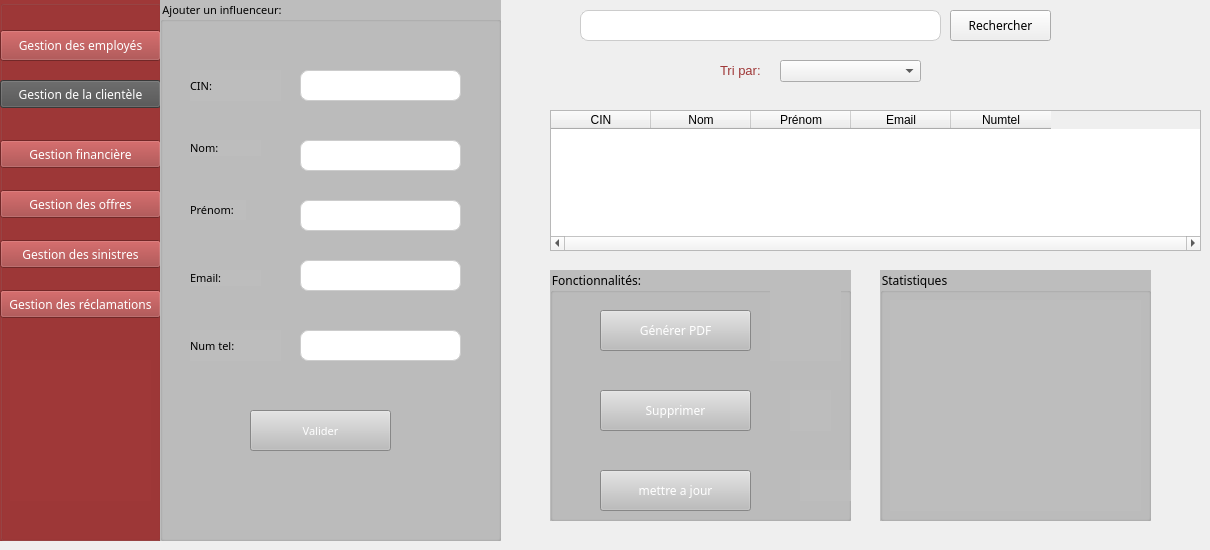
    <widget class="QWidget" name="page">
     <widget class="QGroupBox" name="groupBox_2">
      <property name="geometry">
       <rect>
        <x>0</x>
        <y>0</y>
        <width>161</width>
        <height>541</height>
       </rect>
      </property>
      <property name="styleSheet">
       <string notr="true">background-color: #9f3838;
    height: 88.6rem;
    left: 0;
    position: absolute;
    top: 8.7rem;
    width: 29rem;</string>
      </property>
      <property name="title">
       <string/>
      </property>
      <widget class="QPushButton" name="pushButton_3">
       <property name="geometry">
        <rect>
         <x>0</x>
         <y>30</y>
         <width>161</width>
         <height>31</height>
        </rect>
       </property>
       <property name="styleSheet">
        <string notr="true">QPushButton{
color:rgb(255, 255, 255);
          flex-shrink: 0;
          font-family: Poppins;
          font-size: 2rem;
          font-weight: 400;
          line-height: 1.5;
          white-space: nowrap;
}
QPushButton:hover {
            background-color: #505050;
        }</string>
       </property>
       <property name="text">
        <string>Gestion des employés</string>
       </property>
      </widget>
      <widget class="QPushButton" name="pushButton_4">
       <property name="geometry">
        <rect>
         <x>0</x>
         <y>80</y>
         <width>161</width>
         <height>28</height>
        </rect>
       </property>
       <property name="styleSheet">
        <string notr="true">QPushButton{
color:rgb(255, 255, 255);
 background-color: #505050;
          flex-shrink: 0;
          font-family: Poppins;
          font-size: 2rem;
          font-weight: 400;
          line-height: 1.5;
          white-space: nowrap;
}
QPushButton:hover {
            background-color: #505050;
        }</string>
       </property>
       <property name="text">
        <string>Gestion de la clientèle</string>
       </property>
      </widget>
      <widget class="QPushButton" name="pushButton_5">
       <property name="geometry">
        <rect>
         <x>0</x>
         <y>140</y>
         <width>161</width>
         <height>28</height>
        </rect>
       </property>
       <property name="styleSheet">
        <string notr="true">QPushButton{
color:rgb(255, 255, 255);
          flex-shrink: 0;
          font-family: Poppins;
          font-size: 2rem;
          font-weight: 400;
          line-height: 1.5;
          white-space: nowrap;
}
QPushButton:hover {
            background-color: #505050;
        }</string>
       </property>
       <property name="text">
        <string>Gestion financière</string>
       </property>
      </widget>
      <widget class="QPushButton" name="pushButton_6">
       <property name="geometry">
        <rect>
         <x>0</x>
         <y>190</y>
         <width>161</width>
         <height>28</height>
        </rect>
       </property>
       <property name="styleSheet">
        <string notr="true">QPushButton{
color:rgb(255, 255, 255);
          flex-shrink: 0;
          font-family: Poppins;
          font-size: 2rem;
          font-weight: 400;
          line-height: 1.5;
          white-space: nowrap;
}
QPushButton:hover {
            background-color: #505050;
        }</string>
       </property>
       <property name="text">
        <string>Gestion des offres</string>
       </property>
      </widget>
      <widget class="QLabel" name="label_6">
       <property name="geometry">
        <rect>
         <x>10</x>
         <y>360</y>
         <width>141</width>
         <height>141</height>
        </rect>
       </property>
       <property name="text">
        <string/>
       </property>
       <property name="pixmap">
        <pixmap>ressources/405104671_894605635545040_6599617230245675821_n.png</pixmap>
       </property>
       <property name="scaledContents">
        <bool>true</bool>
       </property>
      </widget>
      <widget class="QPushButton" name="pushButton_9">
       <property name="geometry">
        <rect>
         <x>0</x>
         <y>240</y>
         <width>161</width>
         <height>28</height>
        </rect>
       </property>
       <property name="styleSheet">
        <string notr="true">QPushButton{
color:rgb(255, 255, 255);
          flex-shrink: 0;
          font-family: Poppins;
          font-size: 2rem;
          font-weight: 400;
          line-height: 1.5;
          white-space: nowrap;
}
QPushButton:hover {
            background-color: #505050;
        }</string>
       </property>
       <property name="text">
        <string>Gestion des sinistres</string>
       </property>
      </widget>
      <widget class="QPushButton" name="pushButton_10">
       <property name="geometry">
        <rect>
         <x>0</x>
         <y>290</y>
         <width>161</width>
         <height>28</height>
        </rect>
       </property>
       <property name="styleSheet">
        <string notr="true">QPushButton{
color:rgb(255, 255, 255);
          flex-shrink: 0;
          font-family: Poppins;
          font-size: 2rem;
          font-weight: 400;
          line-height: 1.5;
          white-space: nowrap;
}
QPushButton:hover {
            background-color: #505050;
        }</string>
       </property>
       <property name="text">
        <string>Gestion des réclamations</string>
       </property>
      </widget>
     </widget>
     <widget class="QGroupBox" name="groupBox">
      <property name="geometry">
       <rect>
        <x>160</x>
        <y>0</y>
        <width>341</width>
        <height>541</height>
       </rect>
      </property>
      <property name="styleSheet">
       <string notr="true">background-color:rgb(189, 189, 189);
font: 87 8pt ;
font-family: Poppins;</string>
      </property>
      <property name="title">
       <string>Ajouter un influenceur:</string>
      </property>
      <widget class="QLabel" name="label">
       <property name="geometry">
        <rect>
         <x>30</x>
         <y>70</y>
         <width>91</width>
         <height>31</height>
        </rect>
       </property>
       <property name="styleSheet">
        <string notr="true"/>
       </property>
       <property name="text">
        <string>CIN:</string>
       </property>
      </widget>
      <widget class="QLabel" name="label_2">
       <property name="geometry">
        <rect>
         <x>30</x>
         <y>140</y>
         <width>71</width>
         <height>16</height>
        </rect>
       </property>
       <property name="text">
        <string>Nom:</string>
       </property>
      </widget>
      <widget class="QLabel" name="label_3">
       <property name="geometry">
        <rect>
         <x>30</x>
         <y>200</y>
         <width>56</width>
         <height>20</height>
        </rect>
       </property>
       <property name="text">
        <string>Prénom:</string>
       </property>
      </widget>
      <widget class="QLabel" name="label_4">
       <property name="geometry">
        <rect>
         <x>30</x>
         <y>270</y>
         <width>71</width>
         <height>16</height>
        </rect>
       </property>
       <property name="text">
        <string>Email:</string>
       </property>
      </widget>
      <widget class="QLineEdit" name="cin">
       <property name="geometry">
        <rect>
         <x>140</x>
         <y>70</y>
         <width>161</width>
         <height>31</height>
        </rect>
       </property>
       <property name="styleSheet">
        <string notr="true">background-color: #ffffff;
font: 8pt &quot;Modern No. 20&quot;;
      border: 1px solid #CCCCCC;
      border-radius: 8px;
      height:56px;
      padding: 20px;
      width: 584px;
     display: flex;
	flex-direction: column;
     align-items: flex-start;
      gap: 10px;</string>
       </property>
      </widget>
      <widget class="QLabel" name="label_5">
       <property name="geometry">
        <rect>
         <x>30</x>
         <y>330</y>
         <width>91</width>
         <height>31</height>
        </rect>
       </property>
       <property name="text">
        <string>Num tel:</string>
       </property>
      </widget>
      <widget class="QPushButton" name="pushButton">
       <property name="geometry">
        <rect>
         <x>90</x>
         <y>410</y>
         <width>141</width>
         <height>41</height>
        </rect>
       </property>
       <property name="styleSheet">
        <string notr="true">QPushButton:hover {
            background-color: #9f3838;
        }
QPushButton{
color:rgb(255, 255, 255);}</string>
       </property>
       <property name="text">
        <string>Valider</string>
       </property>
      </widget>
      <widget class="QLineEdit" name="nom">
       <property name="geometry">
        <rect>
         <x>140</x>
         <y>140</y>
         <width>161</width>
         <height>31</height>
        </rect>
       </property>
       <property name="styleSheet">
        <string notr="true">background-color: #ffffff;
font: 8pt &quot;Modern No. 20&quot;;
      border: 1px solid #CCCCCC;
      border-radius: 8px;
      height:56px;
      padding: 20px;
      width: 584px;
     display: flex;
	flex-direction: column;
     align-items: flex-start;
      gap: 10px;</string>
       </property>
      </widget>
      <widget class="QLineEdit" name="prenom">
       <property name="geometry">
        <rect>
         <x>140</x>
         <y>200</y>
         <width>161</width>
         <height>31</height>
        </rect>
       </property>
       <property name="styleSheet">
        <string notr="true">background-color: #ffffff;
font: 8pt &quot;Modern No. 20&quot;;
      border: 1px solid #CCCCCC;
      border-radius: 8px;
      height:56px;
      padding: 20px;
      width: 584px;
     display: flex;
	flex-direction: column;
     align-items: flex-start;
      gap: 10px;</string>
       </property>
      </widget>
      <widget class="QLineEdit" name="numtel">
       <property name="geometry">
        <rect>
         <x>140</x>
         <y>330</y>
         <width>161</width>
         <height>31</height>
        </rect>
       </property>
       <property name="styleSheet">
        <string notr="true">background-color: #ffffff;
font: 8pt &quot;Modern No. 20&quot;;
      border: 1px solid #CCCCCC;
      border-radius: 8px;
      height:56px;
      padding: 20px;
      width: 584px;
     display: flex;
	flex-direction: column;
     align-items: flex-start;
      gap: 10px;</string>
       </property>
      </widget>
      <widget class="QLineEdit" name="mail">
       <property name="geometry">
        <rect>
         <x>140</x>
         <y>260</y>
         <width>161</width>
         <height>31</height>
        </rect>
       </property>
       <property name="styleSheet">
        <string notr="true">background-color: #ffffff;
font: 8pt &quot;Modern No. 20&quot;;
      border: 1px solid #CCCCCC;
      border-radius: 8px;
      height:56px;
      padding: 20px;
      width: 584px;
     display: flex;
	flex-direction: column;
     align-items: flex-start;
      gap: 10px;</string>
       </property>
       <property name="text">
        <string/>
       </property>
      </widget>
     </widget>
     <widget class="QLineEdit" name="lineEdit">
      <property name="geometry">
       <rect>
        <x>580</x>
        <y>10</y>
        <width>361</width>
        <height>31</height>
       </rect>
      </property>
      <property name="cursor">
       <cursorShape>BusyCursor</cursorShape>
      </property>
      <property name="styleSheet">
       <string notr="true">background-color: #ffffff;
font: 8pt &quot;Modern No. 20&quot;;
      border: 1px solid #CCCCCC;
      border-radius: 8px;
      height:56px;
      padding: 20px;
      width: 584px;
     display: flex;
	flex-direction: column;
     align-items: flex-start;
      gap: 15px;</string>
      </property>
      <property name="text">
       <string/>
      </property>
     </widget>
     <widget class="QTableWidget" name="tableWidget">
      <property name="geometry">
       <rect>
        <x>550</x>
        <y>110</y>
        <width>651</width>
        <height>141</height>
       </rect>
      </property>
      <property name="styleSheet">
       <string notr="true">font-family: Poppins;
/*color: #9f3838;
/*background-color: #9f3838;     
</string>
      </property>
      <property name="horizontalScrollBarPolicy">
       <enum>Qt::ScrollBarAlwaysOn</enum>
      </property>
      <attribute name="verticalHeaderShowSortIndicator" stdset="0">
       <bool>false</bool>
      </attribute>
      <attribute name="verticalHeaderStretchLastSection">
       <bool>false</bool>
      </attribute>
      <column>
       <property name="text">
        <string>CIN</string>
       </property>
      </column>
      <column>
       <property name="text">
        <string>Nom</string>
       </property>
      </column>
      <column>
       <property name="text">
        <string>Prénom</string>
       </property>
      </column>
      <column>
       <property name="text">
        <string>Email</string>
       </property>
      </column>
      <column>
       <property name="text">
        <string>Numtel</string>
       </property>
      </column>
     </widget>
     <widget class="QPushButton" name="pushButton_2">
      <property name="geometry">
       <rect>
        <x>950</x>
        <y>10</y>
        <width>101</width>
        <height>31</height>
       </rect>
      </property>
      <property name="styleSheet">
       <string notr="true">
QPushButton:hover {
            background-color: #9f3838;
        }
QPushButton{

font-family: Poppins;
}</string>
      </property>
      <property name="text">
       <string>Rechercher</string>
      </property>
     </widget>
     <widget class="QGroupBox" name="groupBox_3">
      <property name="geometry">
       <rect>
        <x>550</x>
        <y>270</y>
        <width>301</width>
        <height>251</height>
       </rect>
      </property>
      <property name="styleSheet">
       <string notr="true">background-color:rgb(189, 189, 189);
font-family: Poppins;</string>
      </property>
      <property name="title">
       <string>Fonctionnalités:</string>
      </property>
      <widget class="QPushButton" name="pushButton_7">
       <property name="geometry">
        <rect>
         <x>50</x>
         <y>40</y>
         <width>151</width>
         <height>41</height>
        </rect>
       </property>
       <property name="styleSheet">
        <string notr="true">QPushButton:hover {
            background-color: #9f3838;
        }
QPushButton{
color:rgb(255, 255, 255);}</string>
       </property>
       <property name="text">
        <string>Générer PDF</string>
       </property>
      </widget>
      <widget class="QPushButton" name="pushButton_8">
       <property name="geometry">
        <rect>
         <x>50</x>
         <y>120</y>
         <width>151</width>
         <height>41</height>
        </rect>
       </property>
       <property name="styleSheet">
        <string notr="true">QPushButton:hover {
            background-color: #9f3838;
        }
QPushButton{
color:rgb(255, 255, 255);}</string>
       </property>
       <property name="text">
        <string>Supprimer</string>
       </property>
      </widget>
      <widget class="QLabel" name="label_7">
       <property name="geometry">
        <rect>
         <x>220</x>
         <y>20</y>
         <width>71</width>
         <height>71</height>
        </rect>
       </property>
       <property name="text">
        <string/>
       </property>
       <property name="pixmap">
        <pixmap>../../../projet/projet/405125987_240725965673369_5384739589695128448_n.png</pixmap>
       </property>
       <property name="scaledContents">
        <bool>true</bool>
       </property>
      </widget>
      <widget class="QLabel" name="label_8">
       <property name="geometry">
        <rect>
         <x>240</x>
         <y>120</y>
         <width>41</width>
         <height>41</height>
        </rect>
       </property>
       <property name="text">
        <string/>
       </property>
       <property name="pixmap">
        <pixmap>../../../projet/projet/422670916_952311876457594_4377088818375921302_n.png</pixmap>
       </property>
       <property name="scaledContents">
        <bool>true</bool>
       </property>
      </widget>
      <widget class="QPushButton" name="pushButton_11">
       <property name="geometry">
        <rect>
         <x>50</x>
         <y>200</y>
         <width>151</width>
         <height>41</height>
        </rect>
       </property>
       <property name="styleSheet">
        <string notr="true">QPushButton:hover {
            background-color: #9f3838;
        }
QPushButton{
color:rgb(255, 255, 255);}</string>
       </property>
       <property name="text">
        <string>mettre a jour</string>
       </property>
      </widget>
      <widget class="QLabel" name="label_10">
       <property name="geometry">
        <rect>
         <x>250</x>
         <y>200</y>
         <width>56</width>
         <height>31</height>
        </rect>
       </property>
       <property name="text">
        <string/>
       </property>
       <property name="pixmap">
        <pixmap>../../../projet/projet/426413442_2595999480574305_7482630788142818249_n.png</pixmap>
       </property>
      </widget>
     </widget>
     <widget class="QLabel" name="label_9">
      <property name="geometry">
       <rect>
        <x>910</x>
        <y>20</y>
        <width>21</width>
        <height>20</height>
       </rect>
      </property>
      <property name="text">
       <string/>
      </property>
      <property name="pixmap">
       <pixmap>ressources/405020030_390110873610731_3857294868988413096_n.png</pixmap>
      </property>
      <property name="scaledContents">
       <bool>true</bool>
      </property>
     </widget>
     <widget class="QGroupBox" name="groupBox_4">
      <property name="geometry">
       <rect>
        <x>880</x>
        <y>270</y>
        <width>271</width>
        <height>251</height>
       </rect>
      </property>
      <property name="styleSheet">
       <string notr="true">background-color:rgb(189, 189, 189);
font-family: Poppins;</string>
      </property>
      <property name="title">
       <string>Statistiques</string>
      </property>
      <widget class="QLabel" name="label_11">
       <property name="geometry">
        <rect>
         <x>10</x>
         <y>30</y>
         <width>251</width>
         <height>211</height>
        </rect>
       </property>
       <property name="text">
        <string/>
       </property>
       <property name="pixmap">
        <pixmap>ressources/Capture d'écran 2024-02-08 204729.png</pixmap>
       </property>
       <property name="scaledContents">
        <bool>true</bool>
       </property>
      </widget>
     </widget>
     <widget class="QLabel" name="label_12">
      <property name="geometry">
       <rect>
        <x>720</x>
        <y>50</y>
        <width>56</width>
        <height>41</height>
       </rect>
      </property>
      <property name="styleSheet">
       <string notr="true">color: #9f3838;</string>
      </property>
      <property name="text">
       <string>&lt;html&gt;&lt;head/&gt;&lt;body&gt;&lt;p&gt;&lt;span style=&quot; font-size:10pt;&quot;&gt;Tri par:&lt;/span&gt;&lt;/p&gt;&lt;/body&gt;&lt;/html&gt;</string>
      </property>
     </widget>
     <widget class="QComboBox" name="comboBox">
      <property name="geometry">
       <rect>
        <x>780</x>
        <y>60</y>
        <width>141</width>
        <height>22</height>
       </rect>
      </property>
     </widget>
    </widget>
